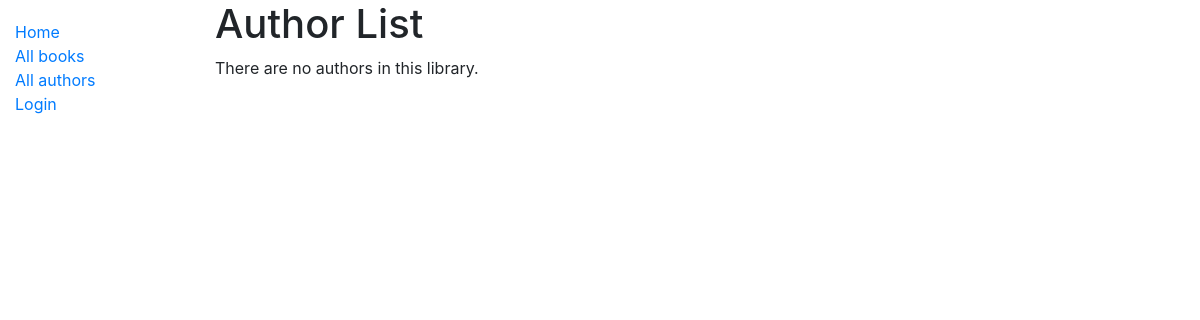
Page /catalog/authors/ on the earlier database version.
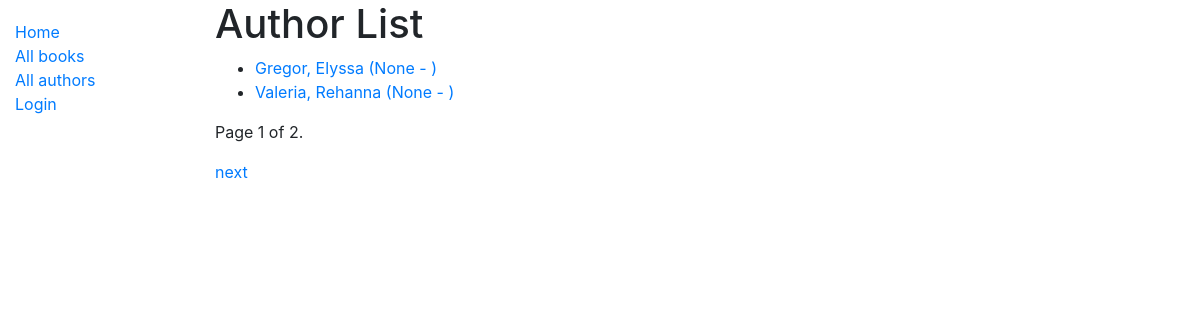
Same page on the later database version.
### catalog/models.py (models this page shows)
class Author(models.Model):
    first_name = models.CharField(max_length=100)
    last_name = models.CharField(max_length=100)
    date_of_birth = models.DateField(null=True, blank=True)
    date_of_death = models.DateField('Died', null=True, blank=True)
    class Meta:
        ordering = ['last_name', 'first_name']
        permissions = (("can_mark_returned", "Set book as returned"),)
    def get_absolute_url(self):
        return reverse('author-detail', args=[str(self.id)])
    def __str__(self):
        return '{0}, {1}'.format(self.last_name, self.first_name)

### catalog/views.py (the view)
# urls.py: path('authors/', views.AuthorListView.as_view(), name='authors'),
class AuthorListView(generic.ListView):
    model = Author
    paginate_by = 2

### catalog/templates/catalog/author_list.html
{% extends "base_generic.html" %}
{% block content %}
  <h1>Author List</h1>
  {% if author_list %}
   <ul>
  {% for author in author_list %}
    <li>
      <a href="{{ author.get_absolute_url }}"> {{ author }} ({{author.date_of_birth}} - {% if author.date_of_death %}{{author.date_of_death}}{% endif %}) </a>
    </li>
  {% endfor %}
 </ul>
{% else %}
  <p>There are no authors in this library.</p>
{% endif %}
{% endblock %}

Differences in the rows shown:
added Author: last_name+first_name "Gregor, Elyssa", date_of_birth "None"
added Author: last_name+first_name "Valeria, Rehanna", date_of_birth "None"
Other differences:
{{ page_obj.number }}: (not shown) → "1"
{{ page_obj.paginator.num_pages }}: (not shown) → "2"
text no longer shown: "There are no authors in this library."
text now shown: "Page of . next"
